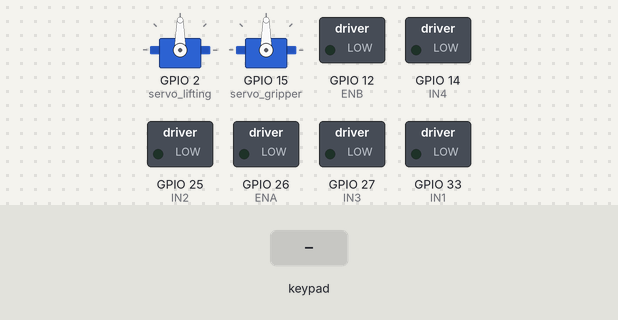
The sketch below on a simulated ESP32. Parts: 2 × servo, switched loads named in the sketch (green lamp = pin HIGH). The inputs (shaded band) are chosen by the test bench. Nothing arrives over Bluetooth unless stated; what the sketch prints to the serial monitor is not drawn.

Above: at 1.2 s.
1.3 s: key 'X' pressed
At 1.53 s:
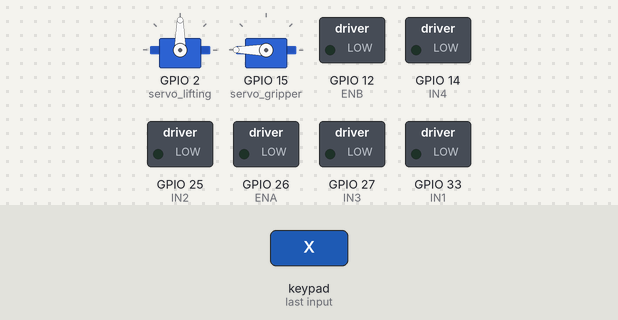
3.2 s: key 'S' pressed
At 3.43 s:
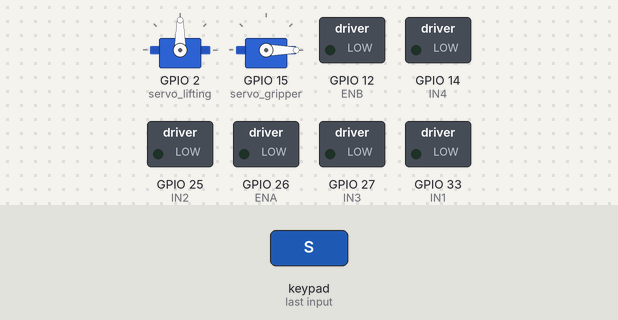
Timing chart, 0 to 6.2 s (numbered marks = the images above; inputs shaded):
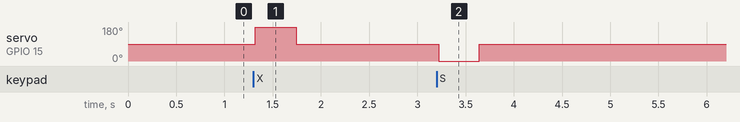

Measured:
- after the input at 1.3 s, servo on GPIO 15 (servo_gripper): 90° → 180° at once, → 90° 0.42 s later
- after the input at 3.2 s, servo on GPIO 15 (servo_gripper): 90° → 0° at once, → 90° 0.42 s later

The sketch:

transporter_unpad_new.ino
```cpp
#include <PS4Controller.h>
#include <ESP32Servo.h>

#define IN1 33
#define IN2 25
#define IN3 27
#define IN4 14
#define ENA 26
#define ENB 12

Servo servo_lifting;
Servo servo_gripper;

#define CH_A 0
#define CH_B 1
#define FREQ 1000
#define RESOLUTION 8

#define DEADZONE 15

int moveValue = 0;
int rotateValue = 0;

void setup() {
  Serial.begin(115200);
  PS4.begin("38:4f:f0:8c:56:2f");
  Serial.println("PS4 Controller Ready!");

  pinMode(IN1, OUTPUT);
  pinMode(IN2, OUTPUT);
  pinMode(IN3, OUTPUT);
  pinMode(IN4, OUTPUT);
  pinMode(ENA, OUTPUT);
  pinMode(ENB, OUTPUT);

  servo_lifting.attach(2, 500, 2400);
  servo_gripper.attach(15, 500, 2400);

  // servo_lifting.attach(15);
  // servo_gripper.attach(2);

  // Inisialisasi PWM
  ledcSetup(CH_A + 4, FREQ, RESOLUTION);
  ledcSetup(CH_B + 4, FREQ, RESOLUTION);
  ledcAttachPin(ENA, CH_A + 4);
  ledcAttachPin(ENB, CH_B + 4);

  // ledcSetup(CH_A, FREQ, RESOLUTION);
  // ledcSetup(CH_B, FREQ, RESOLUTION);
  // ledcAttachPin(ENA, CH_A);
  // ledcAttachPin(ENB, CH_B);
}

// ======== LOOP ========
void loop() {
  if (PS4.isConnected()) {
    // Baca nilai analog dari stick kiri (gerak maju/mundur)
    moveValue = antiDrift(PS4.LStickY(), DEADZONE);
    moveValue = map(moveValue, -128, 128, -255, 255);

    // Baca nilai analog dari stick kanan (putar kiri/kanan)
    rotateValue = antiDrift(PS4.RStickX(), DEADZONE);
    rotateValue = map(rotateValue, -128, 128, -190, 190);

    // Kendali robot
    controlRobot(moveValue, rotateValue);

    // digitalWrite(IN1, HIGH);
    // digitalWrite(IN2, LOW);
    // ledcWrite(CH_A, 220);

    //Kendali servo gripper
    // if (PS4.Triangle()){
    //   servo_gripper.write(0);
    //   Serial.println("0 derajat");
    // }
    if (PS4.Square()){
      servo_gripper.write(0);
      Serial.println("Buka");
    }
   else if (PS4.Cross()){
      servo_gripper.write(180);
      Serial.println("Tutup");
    }
    else{
      servo_gripper.write(90);
    }


    //kendali servo lifting
    if(PS4.R1()){
      servo_lifting.write(180);
      Serial.println("naik");
    }
    else if(PS4.L1()){
      servo_lifting.write(0);
      Serial.println("turun");
    }
    else{
      servo_lifting.write(90);
      Serial.println("berhenti");
    }


    // Debug monitor
    Serial.print("Move: ");
    Serial.print(moveValue);
    Serial.print("\tRotate: ");
    Serial.println(rotateValue);

    // delay(50);
  } else {
    stopMotor(); // jika controller putus
  }
}

void controlRobot(int move, int rotate) {
  int leftMotor = move + rotate;
  int rightMotor = move - rotate;

  leftMotor = constrain(leftMotor, -255, 255);
  rightMotor = constrain(rightMotor, -255, 255);

  // Motor kiri
  if (leftMotor > 0) {
    digitalWrite(IN3, LOW);
    digitalWrite(IN4, HIGH);
    ledcWrite(CH_B + 4, leftMotor);
  } else if (leftMotor < 0) {
    digitalWrite(IN3, HIGH);
    digitalWrite(IN4, LOW);
    ledcWrite(CH_B + 4, abs(leftMotor));
  } else {
    digitalWrite(IN3, LOW);
    digitalWrite(IN4, LOW);
    ledcWrite(CH_B + 4, 0);
  }

  // Motor kanan
  if (rightMotor > 0) {
    digitalWrite(IN1, LOW);
    digitalWrite(IN2, HIGH);
    ledcWrite(CH_A + 4, rightMotor);
  } else if (rightMotor < 0) {
    digitalWrite(IN1, HIGH);
    digitalWrite(IN2, LOW);
    ledcWrite(CH_A + 4, abs(rightMotor));
  } else {
    digitalWrite(IN1, LOW);
    digitalWrite(IN2, LOW);
    ledcWrite(CH_A + 4, 0);
  }

    // Serial.print("Left: ");
    // Serial.print(leftMotor);
    // Serial.print("\tRight: ");
    // Serial.println(rightMotor);
}

int antiDrift(int value, int threshold) {
  if (abs(value) < threshold) return 0;
  if (value > 0) return value - threshold;
  return value + threshold;
}

void stopMotor() {
  digitalWrite(IN1, LOW);
  digitalWrite(IN2, LOW);
  digitalWrite(IN3, LOW);
  digitalWrite(IN4, LOW);
  ledcWrite(CH_A + 4, 0);
  ledcWrite(CH_B + 4, 0);
}
```
